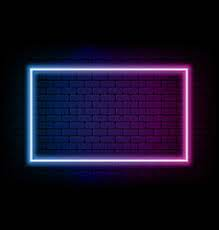
#> input picture image_processing/wall.jpg, 219 x 230 px, found by its file name
$ python contoorsh.py
#> lines starting #> are read from the running program, lines starting #| are printed output that depends on the picture; after the words box and inside, x2 and y2 are one past the last pixel; in counts of white or black regions, pixels touching at a corner belong together
import cv2
import numpy as np

img = cv2.imread('C:/Users/Lenovo/Documents/Image_Processing/codes/wall.jpg', cv2.IMREAD_UNCHANGED)
#> img is the input picture: shape (230, 219, 3); mean B, G, R 36.2, 14.9, 22.4
cv2.imshow("contoors",img)
#convert img to grey
img_grey = cv2.cvtColor(img,cv2.COLOR_BGR2GRAY)
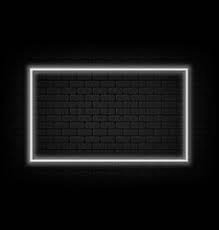
#> img_grey: shape (230, 219); min 0, max 248, mean 19.6
#set a thresh
thresh = 90
#get threshold image
_,thresh_img = cv2.threshold(img_grey, thresh, 255, cv2.THRESH_BINARY_INV)
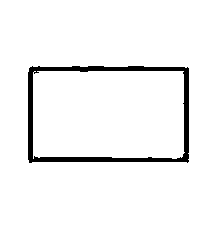
#> thresh_img: shape (230, 219); 95.5% white; 1 black region
#find contours
contours, hierarchy = cv2.findContours(thresh_img, cv2.RETR_LIST, cv2.CHAIN_APPROX_SIMPLE)
#> contours = 3 contours; box (x1, y1, x2, y2) and area: (0, 0, 219, 230) 49922, (27, 65, 190, 164) 15582, (33, 71, 185, 159) 12796

# draw the contours on the empty image
cv2.drawContours(img, contours, 0, (255,255,0), 3)
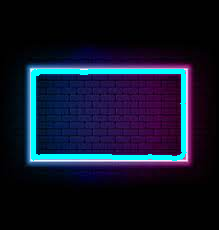
#> img: shape (230, 219, 3); 4.65% of pixels changed, all inside (x1, y1, x2, y2) = (31, 69, 187, 161)
cv2.imshow("contoors",img)
cv2.imshow("thresh",thresh_img)
cv2.waitKey(0)
